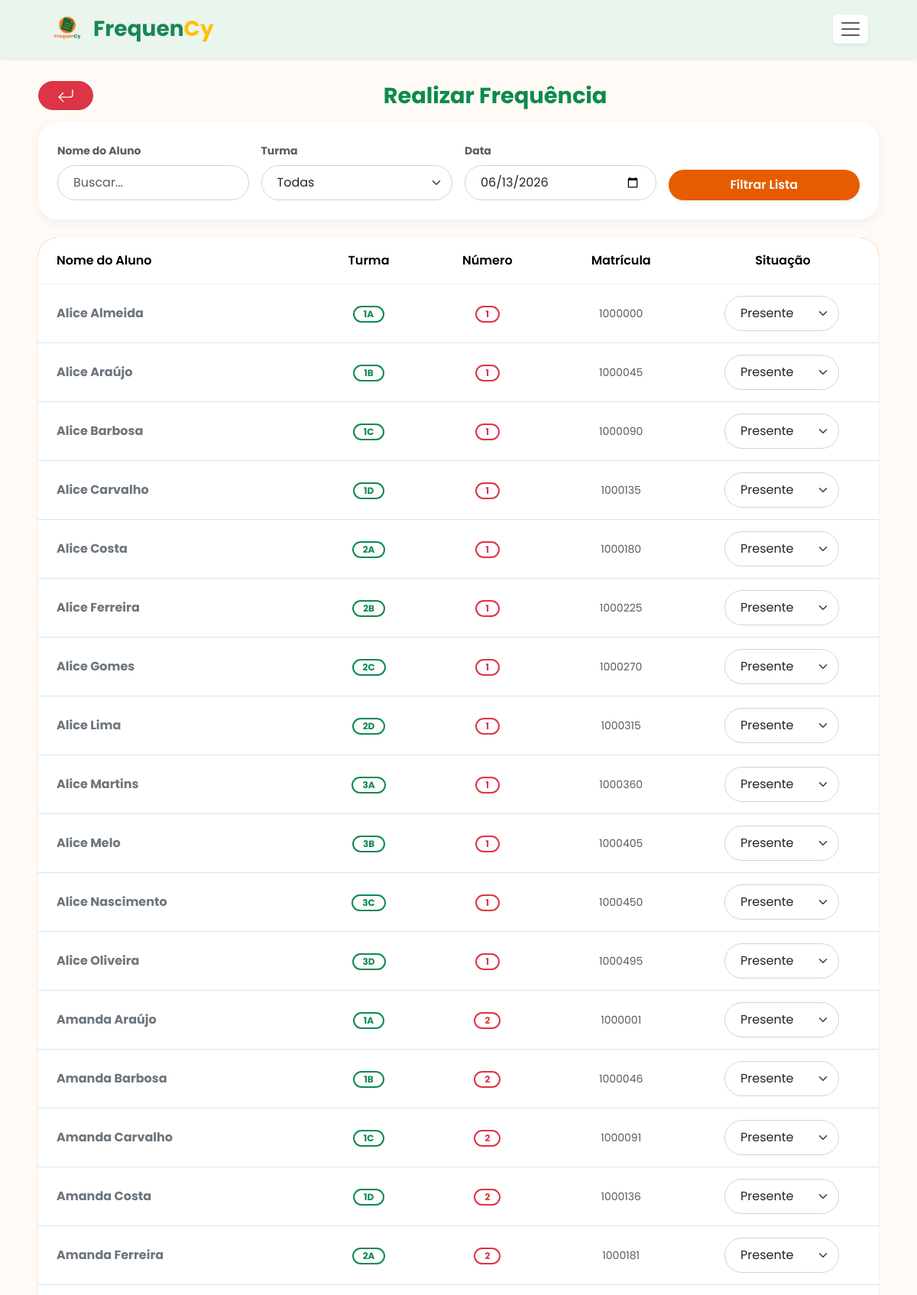
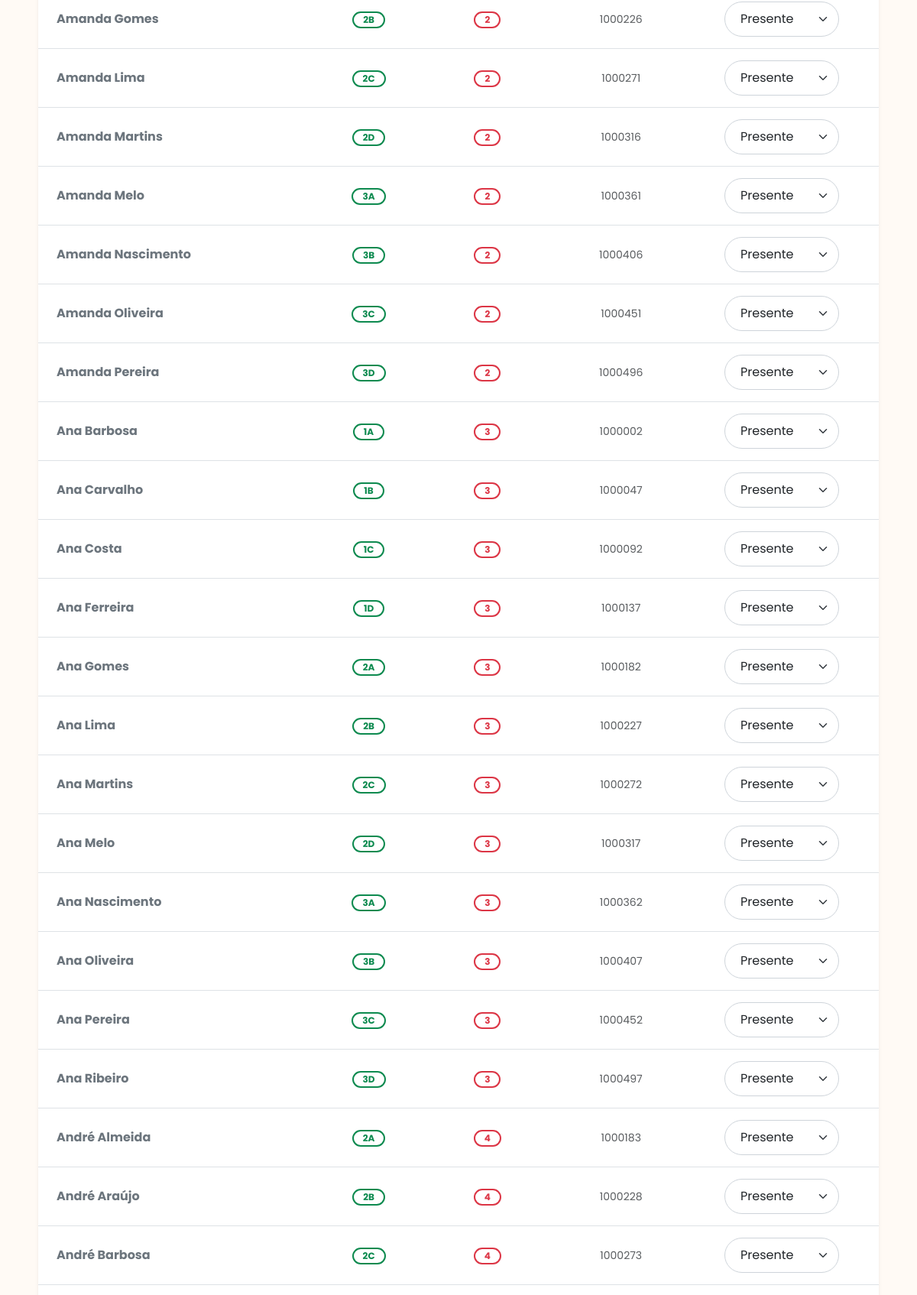
The page /lista_frequencia.php (signed in, upper part) on the database its author committed (2 pictures, top to bottom).
### tables this page shows
CREATE TABLE `aluno` (
  `id_aluno` int(11) NOT NULL,
  `nome_aluno` varchar(200) NOT NULL,
  `numero_aluno` varchar(2) NOT NULL,
  `matricula` varchar(15) NOT NULL,
  `turma_aluno` varchar(2) NOT NULL
);

### lista.php (called while the page is built, shortened)
<?php
function buscar_alunos_com_situacao($conexao, $data)
{
    $alunos = array();
    $data = mysqli_real_escape_string($conexao, $data);
    $query = "SELECT
                a.nome_aluno,
                a.turma_aluno,
                a.numero_aluno,
                a.matricula,
                COALESCE(f.situacao_frequencia, 'Presente') as situacao
              FROM aluno a
              LEFT JOIN frequencia f ON a.matricula = f.matricula_aluno_frequencia
              AND f.data_frequencia = '$data'
              ORDER BY a.nome_aluno ASC";
    $result = mysqli_query($conexao, $query);
    if ($result) {
        while ($row = mysqli_fetch_assoc($result)) {
            $alunos[] = $row;
        }
    }
    return $alunos;
}

### lista_frequencia.php (the view, shortened to what this page needs)
<?php
include('conexao.php');
include('lista.php');
$filterData = isset($_GET['data']) ? $_GET['data'] : date('Y-m-d');
$filterNome = isset($_GET['nome']) ? trim($_GET['nome']) : '';
$alunos = buscar_alunos_com_situacao($conexao, $filterData);
$alunosFiltrados = array();
foreach ($alunos as $aluno) {
    $match = true;
    if ($match) {
        $alunosFiltrados[] = $aluno;
    }
}
?>
<!DOCTYPE html>
<html lang="pt-br">
<head>
    <link href="css/bootstrap.min.css" rel="stylesheet">
</head>
<body>
    <?php
    include('navbar.php');
    ?>
    <div class="conteudo-pagina">
        <div class="row align-items-center mb-3 header-row">
            <div class="col-auto">
                <a href="painel.php" class="btn btn-danger rounded-pill px-4 mb-0">
                </a>
            </div>
            <div class="col text-center">
                <h2 class="titulo-verde mb-0">Realizar Frequência</h2>
            </div>
        </div>
        <div class="dash-card mb-4">
            <form method="get" action="lista_frequencia.php">
                <div class="row g-3 align-items-end">
                    <div class="col-md-3">
                        <label class="form-label fw-bold small text-muted">Nome do Aluno</label>
                        <input type="text" name="nome" class="form-control" placeholder="Buscar..." value="<?php echo htmlspecialchars($filterNome); ?>">
                    </div>
                    <div class="col-md-3">
                        <label class="form-label fw-bold small text-muted">Turma</label>
                        <select name="turma" class="form-select">
                            <option value="">Todas</option>
                        </select>
                    </div>
                    <div class="col-md-3">
                        <label class="form-label fw-bold small text-muted">Data</label>
                        <input type="date" name="data" class="form-control" value="<?php echo htmlspecialchars($filterData); ?>" required>
                    </div>
                    <div class="col-md-3">
                        <button type="submit" class="btn btn-filtro w-100 py-2 shadow-sm">Filtrar Lista</button>
                    </div>
                </div>
            </form>
        </div>
        <form method="post" action="salvar_frequencia.php">
            <div class="dash-card p-0 overflow-hidden shadow-sm">
                <div class="table-responsive">
                    <table class="table mb-0 text-center">
                        <thead>
                            <tr class="table-header-laranja">
                                <th class="text-start ps-4">Nome do Aluno</th>
                                <th>Turma</th>
                                <th>Número</th>
                                <th>Matrícula</th>
                                <th class="pe-4">Situação</th>
                            </tr>
                        </thead>
                        <tbody>
                            <?php if (!empty($alunosFiltrados)): ?>
                                <?php foreach ($alunosFiltrados as $aluno): ?>
                                    <tr>
                                        <td class="text-start ps-4 fw-bold text-secondary"><?php echo $aluno['nome_aluno']; ?></td>
                                        <td><span class="badge badge-turma"><?php echo $aluno['turma_aluno']; ?></span></td>
                                        <td><span class="badge badge-number"><?php echo $aluno['numero_aluno']; ?></span></td>
                                        <td class="text-muted small"><?php echo $aluno['matricula']; ?></td>
                                        <td class="pe-4">
                                            <select name="situacao[<?php echo $aluno['matricula']; ?>]" class="form-select mx-auto" style="max-width: 150px;">
                                                <option value="Presente" <?php if ($aluno['situacao'] == "Presente") echo "selected"; ?>>Presente</option>
                                            </select>
                                        </td>
                                    </tr>
                                <?php endforeach; ?>
                            <?php else: ?>
                                <tr>
                                    <td colspan="4" class="py-4 text-muted">Nenhum aluno encontrado.</td>
                                </tr>
                            <?php endif; ?>
                        </tbody>
                    </table>
                </div>
            </div>
        </form>
    </div>
</body>
</html>

### lista_frequencia.php (style rules this page uses)
* { margin: 0; padding: 0; box-sizing: border-box; font-family: 'Poppins', sans-serif !important; }
body { background-color: #fffaf5; color: #444; margin: 0 !important; padding: 0 !important; }
.conteudo-pagina { margin: 30px auto; width: 95%; max-width: 1100px; }
.dash-card { background: #fff; border-radius: 25px; box-shadow: 0 4px 15px rgba(0, 0, 0, 0.05); padding: 25px; border: none; }
.table-header-laranja { background-color: #e65c00 !important; color: white !important; }
.titulo-verde { color: #0d8a4f; font-weight: 700; text-align: center; margin-bottom: 25px; font-size: 1.8rem; }
.table thead th { border: none; padding: 18px; font-weight: 600; }
.table tbody td { vertical-align: middle; padding: 15px; border-top: 1px solid #eee; }
.btn-filtro { background-color: #e65c00; color: white; border: none; border-radius: 50px; font-weight: 600; transition: 0.3s; }
.form-control, .form-select { border-radius: 50px !important; padding: 10px 20px; border: 1px solid #ced4da; }
.badge-turma { color: #0d8a4f; border: 2px solid #0d8a4f; padding: 3px 12px; border-radius: 50px; font-weight: 700; }
.badge-number { color: #dc3545; border: 2px solid #dc3545; padding: 3px 12px; border-radius: 50px; font-weight: 700; }

### rows shown on the page
aluno: nome_aluno "Alice Almeida", turma_aluno "1A", numero_aluno "1", matricula "1000000", matricula "Presente"
aluno: nome_aluno "Alice Araújo", turma_aluno "1B", numero_aluno "1", matricula "1000045", matricula "Presente"
aluno: nome_aluno "Alice Barbosa", turma_aluno "1C", numero_aluno "1", matricula "1000090", matricula "Presente"
aluno: nome_aluno "Alice Carvalho", turma_aluno "1D", numero_aluno "1", matricula "1000135", matricula "Presente"
aluno: nome_aluno "Alice Costa", turma_aluno "2A", numero_aluno "1", matricula "1000180", matricula "Presente"
aluno: nome_aluno "Alice Ferreira", turma_aluno "2B", numero_aluno "1", matricula "1000225", matricula "Presente"
aluno: nome_aluno "Alice Gomes", turma_aluno "2C", numero_aluno "1", matricula "1000270", matricula "Presente"
aluno: nome_aluno "Alice Lima", turma_aluno "2D", numero_aluno "1", matricula "1000315", matricula "Presente"
aluno: nome_aluno "Alice Martins", turma_aluno "3A", numero_aluno "1", matricula "1000360", matricula "Presente"
aluno: nome_aluno "Alice Melo", turma_aluno "3B", numero_aluno "1", matricula "1000405", matricula "Presente"
aluno: nome_aluno "Alice Nascimento", turma_aluno "3C", numero_aluno "1", matricula "1000450", matricula "Presente"
aluno: nome_aluno "Alice Oliveira", turma_aluno "3D", numero_aluno "1", matricula "1000495", matricula "Presente"
aluno: nome_aluno "Amanda Araújo", turma_aluno "1A", numero_aluno "2", matricula "1000001", matricula "Presente"
aluno: nome_aluno "Amanda Barbosa", turma_aluno "1B", numero_aluno "2", matricula "1000046", matricula "Presente"
aluno: nome_aluno "Amanda Carvalho", turma_aluno "1C", numero_aluno "2", matricula "1000091", matricula "Presente"
aluno: nome_aluno "Amanda Costa", turma_aluno "1D", numero_aluno "2", matricula "1000136", matricula "Presente"
aluno: nome_aluno "Amanda Ferreira", turma_aluno "2A", numero_aluno "2", matricula "1000181", matricula "Presente"
aluno: nome_aluno "Amanda Gomes", turma_aluno "2B", numero_aluno "2", matricula "1000226", matricula "Presente"
aluno: nome_aluno "Amanda Lima", turma_aluno "2C", numero_aluno "2", matricula "1000271", matricula "Presente"
aluno: nome_aluno "Amanda Martins", turma_aluno "2D", numero_aluno "2", matricula "1000316", matricula "Presente"
aluno: nome_aluno "Amanda Melo", turma_aluno "3A", numero_aluno "2", matricula "1000361", matricula "Presente"
aluno: nome_aluno "Amanda Nascimento", turma_aluno "3B", numero_aluno "2", matricula "1000406", matricula "Presente"
aluno: nome_aluno "Amanda Oliveira", turma_aluno "3C", numero_aluno "2", matricula "1000451", matricula "Presente"
aluno: nome_aluno "Amanda Pereira", turma_aluno "3D", numero_aluno "2", matricula "1000496", matricula "Presente"
aluno: nome_aluno "Ana Barbosa", turma_aluno "1A", numero_aluno "3", matricula "1000002", matricula "Presente"
aluno: nome_aluno "Ana Carvalho", turma_aluno "1B", numero_aluno "3", matricula "1000047", matricula "Presente"
aluno: nome_aluno "Ana Costa", turma_aluno "1C", numero_aluno "3", matricula "1000092", matricula "Presente"
aluno: nome_aluno "Ana Ferreira", turma_aluno "1D", numero_aluno "3", matricula "1000137", matricula "Presente"
aluno: nome_aluno "Ana Gomes", turma_aluno "2A", numero_aluno "3", matricula "1000182", matricula "Presente"
aluno: nome_aluno "Ana Lima", turma_aluno "2B", numero_aluno "3", matricula "1000227", matricula "Presente"
aluno: nome_aluno "Ana Martins", turma_aluno "2C", numero_aluno "3", matricula "1000272", matricula "Presente"
aluno: nome_aluno "Ana Melo", turma_aluno "2D", numero_aluno "3", matricula "1000317", matricula "Presente"
aluno: nome_aluno "Ana Nascimento", turma_aluno "3A", numero_aluno "3", matricula "1000362", matricula "Presente"
aluno: nome_aluno "Ana Oliveira", turma_aluno "3B", numero_aluno "3", matricula "1000407", matricula "Presente"
aluno: nome_aluno "Ana Pereira", turma_aluno "3C", numero_aluno "3", matricula "1000452", matricula "Presente"
aluno: nome_aluno "Ana Ribeiro", turma_aluno "3D", numero_aluno "3", matricula "1000497", matricula "Presente"
aluno: nome_aluno "André Almeida", turma_aluno "2A", numero_aluno "4", matricula "1000183", matricula "Presente"
aluno: nome_aluno "André Araújo", turma_aluno "2B", numero_aluno "4", matricula "1000228", matricula "Presente"
aluno: nome_aluno "André Barbosa", turma_aluno "2C", numero_aluno "4", matricula "1000273", matricula "Presente"
